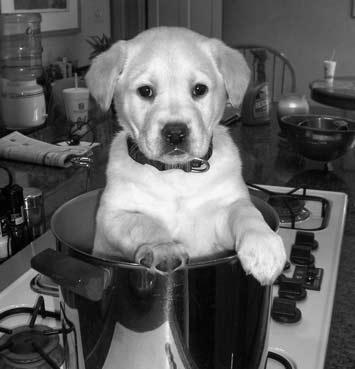
%> input picture 原图与参考图/dogOriginal.bmp, 355 x 369 px
$ octave code1.m   (GNU Octave 9; MATLAB toolbox functions it lacks are replaced by stand-ins)
%> lines starting %> are read from the running program, lines starting %| are printed output that depends on the picture; in (x1, y1, x2, y2) boxes, pixels count from 0 and x2, y2 are one past the last pixel; in counts of white or black regions, pixels touching at a corner belong together; the program's own positions count from 1
% =========================================================================
% 课程设计3 - 任务1：图像增强算法设计（最终版本）
% 策略：频域陷波 + 中值滤波 + 非局部均值 + 维纳滤波 + 温和锐化
% 目标：在保持高SSIM的同时，视觉效果明显改善
% =========================================================================

clear; clc; close all;

% -------------------------------------------------------------------------
% 1. 读取图像
% -------------------------------------------------------------------------
originalImg = imread('原图与参考图\dogOriginal.bmp');
%> originalImg: size 369x355 uint8; min 0, max 252, mean 94.8
noisyImg = imread('原图与参考图\dogDistorted.bmp');
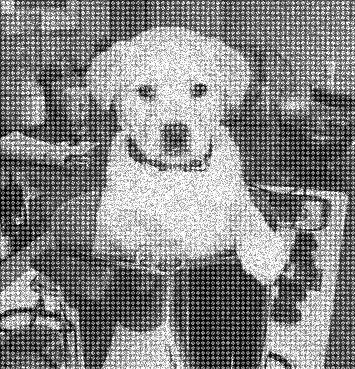
%> input picture 原图与参考图/dogDistorted.bmp, 355 x 369 px
%> noisyImg is the input picture: size 369x355 uint8; min 0, max 255, mean 133.6

if size(originalImg, 3) == 3
    originalImg = rgb2gray(originalImg);
end
if size(noisyImg, 3) == 3
    noisyImg = rgb2gray(noisyImg);
end

originalImg = double(originalImg);
%> originalImg: size 369x355 double
noisyImg = double(noisyImg);
%> noisyImg: size 369x355 double
[M, N] = size(noisyImg);
%> M = 369; N = 355

fprintf('==============================================\n');
fprintf('   图像增强算法 - 任务1\n');
fprintf('   混合噪声去除（周期噪声+随机噪声）\n');
fprintf('==============================================\n\n');

% -------------------------------------------------------------------------
% 2. 频域陷波滤波 - 去除周期噪声
% -------------------------------------------------------------------------
fprintf('【步骤1】频域陷波滤波去除周期噪声\n');

F_noisy = fft2(noisyImg);
F_shifted = fftshift(F_noisy);
spectrum = abs(F_shifted);

% fftshift 后频谱低频在中心，因此频率坐标也必须以中心点为零点
center_u = floor(M/2) + 1;
%> center_u = 185
center_v = floor(N/2) + 1;
%> center_v = 178
[V, U] = meshgrid((1:N) - center_v, (1:M) - center_u);
D = sqrt(U.^2 + V.^2);

% 检测周期噪声峰值：用对数频谱和局部极大值，避免整片高能区域被重复陷波
log_spectrum = log(1 + spectrum);
search_mask = (D > 12) & (D < min(M,N)/2.05);
spectrum_search = log_spectrum;
spectrum_search(~search_mask) = 0;
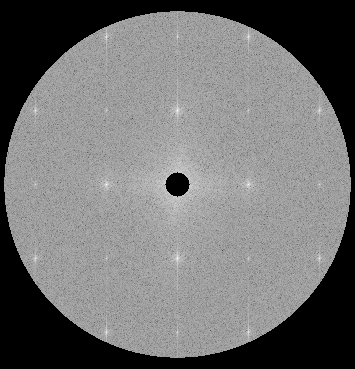
%> spectrum_search: size 369x355 double; min 0, max 14.64, mean 6.55; drawn with min black and max white
valid_vals = spectrum_search(search_mask);
threshold = mean(valid_vals) + 3.8 * std(valid_vals);
%> threshold = 11.85
peak_mask = imregionalmax(spectrum_search) & search_mask & (spectrum_search > threshold);
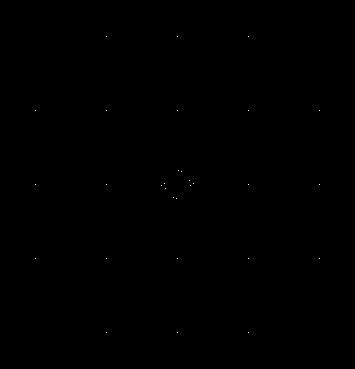
%> peak_mask: size 369x355 logical; 0.02% white in thin lines or dots, all inside (x1, y1, x2, y2) = (35, 36, 320, 333)
[peak_rows, peak_cols] = find(peak_mask);
%> peak_rows = 30 values from 37 to 333; peak_cols = 30 values from 36 to 320

% 只保留最强的少量周期峰，过多陷波会把图像细节一起削弱
max_peaks = 8;
if length(peak_rows) > max_peaks
    peak_vals = spectrum_search(sub2ind(size(spectrum_search), peak_rows, peak_cols));
%> peak_vals = 30 values, max 14.64 at index 6, min 11.86 at index 9, mean 12.91
    [~, order_idx] = sort(peak_vals, 'descend');
%> order_idx = 30 values, max 30 at index 6, min 1 at index 5, mean 15.5
    order_idx = order_idx(1:max_peaks);
%> order_idx = [6; 25; 15; 16; 1; 30; 3; 28]
    peak_rows = peak_rows(order_idx);
%> peak_rows = [185; 185; 111; 259; 111; 259; 259; 111]
    peak_cols = peak_cols(order_idx);
%> peak_cols = [107; 249; 178; 178; 36; 320; 36; 320]
end

fprintf('  → 检测到 %d 个周期噪声峰值\n', length(peak_rows));
%|   → 检测到 8 个周期噪声峰值

% 创建陷波滤波器
notch_filter = ones(M, N);
D0 = 4;
n = 4;

for k = 1:length(peak_rows)
    uk = peak_rows(k) - center_u;
    vk = peak_cols(k) - center_v;

    Dk = sqrt((U - uk).^2 + (V - vk).^2);
    Hk = 1 ./ (1 + (D0 ./ (Dk + eps)).^(2*n));

    notch_filter = notch_filter .* Hk;
end
%> this loop made 8 passes
%> (uk, vk) on passes 1 to 8: (0, -71), (0, 71), (-74, 0), (74, 0), (-74, -142), (74, 142), (74, -142), (-74, 142)
%> pass 1, `Hk = 1 ./ (1 + (D0 ./ (Dk + eps)).^(2*n));`:
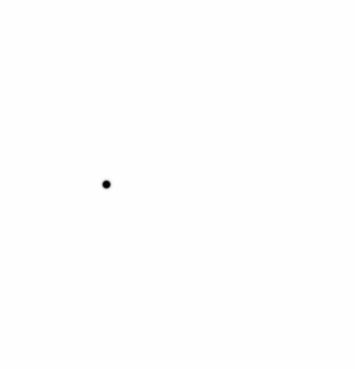
%> Hk: size 369x355 double; min 9.02e-131, max 1, mean 1
%> pass 2, `Dk = sqrt((U - uk).^2 + (V - vk).^2);`:
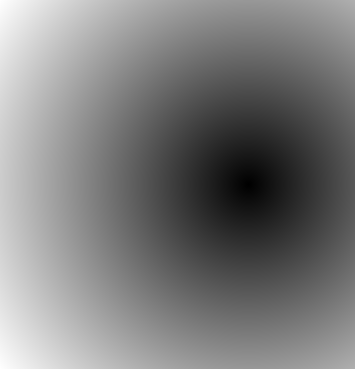
%> Dk: size 369x355 double; min 0, max 308.8, mean 150.9; mean of the top-left, top-right, bottom-left and bottom-right quarters 192.3, 109.9, 192.1, 109.6; drawn with min black and max white

% 应用滤波
F_filtered = F_shifted .* notch_filter;
img_step1 = real(ifft2(ifftshift(F_filtered)));
img_step1 = max(0, min(255, img_step1));
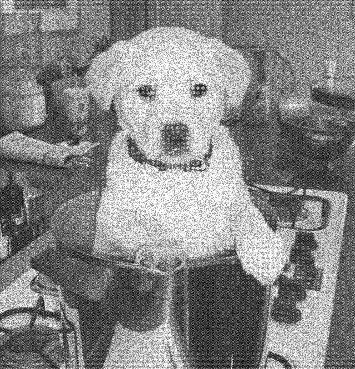
%> img_step1: size 369x355 double; min 0, max 255, mean 133.3

ssim_step1 = ssim(uint8(img_step1), uint8(originalImg));
%> ssim_step1 = 0.17
fprintf('  → 完成，SSIM = %.4f\n\n', ssim_step1);
%|   → 完成，SSIM = 0.1698

% -------------------------------------------------------------------------
% 3. 中值滤波 + 非局部均值滤波 - 去除白点并平衡去噪与锐度
% -------------------------------------------------------------------------
fprintf('【步骤2】中值滤波 + 非局部均值滤波\n');
img_median = medfilt2(uint8(img_step1), [3 3], 'symmetric');
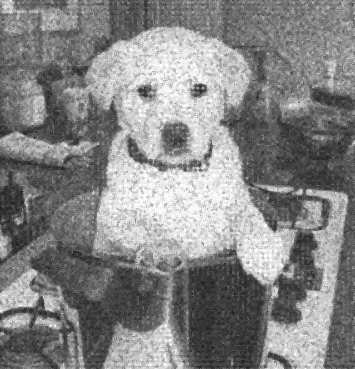
%> img_median: size 369x355 uint8; min 18, max 255, mean 133.4
%> (the run ends here)
